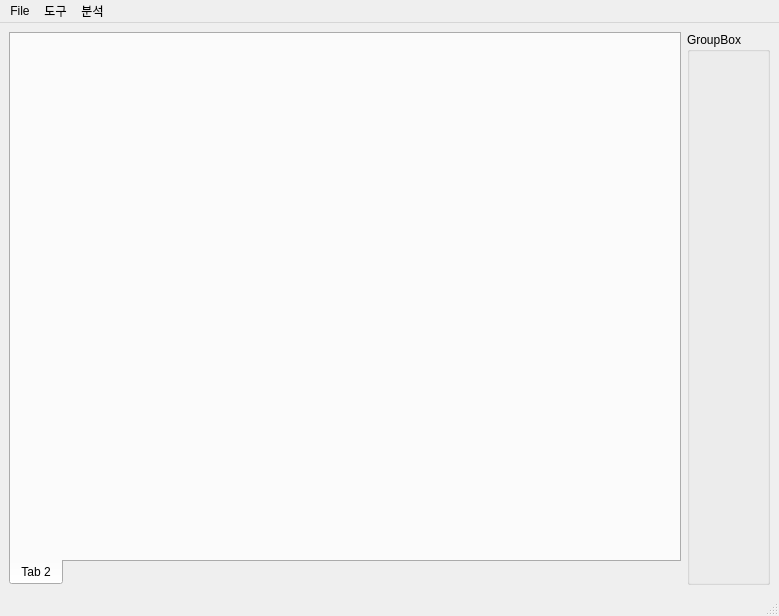
<?xml version="1.0" encoding="UTF-8"?>
<ui version="4.0">
 <class>MainWindow</class>
 <widget class="QMainWindow" name="MainWindow">
  <property name="geometry">
   <rect>
    <x>0</x>
    <y>0</y>
    <width>779</width>
    <height>616</height>
   </rect>
  </property>
  <property name="windowTitle">
   <string>MainWindow</string>
  </property>
  <widget class="QWidget" name="centralwidget">
   <layout class="QGridLayout" name="gridLayout">
    <item row="0" column="1">
     <widget class="QSplitter" name="splitter">
      <property name="sizePolicy">
       <sizepolicy hsizetype="Expanding" vsizetype="Preferred">
        <horstretch>0</horstretch>
        <verstretch>0</verstretch>
       </sizepolicy>
      </property>
      <property name="orientation">
       <enum>Qt::Horizontal</enum>
      </property>
      <widget class="QTabWidget" name="datasheet_tab">
       <property name="tabPosition">
        <enum>QTabWidget::South</enum>
       </property>
       <property name="elideMode">
        <enum>Qt::ElideNone</enum>
       </property>
       <property name="tabsClosable">
        <bool>false</bool>
       </property>
       <property name="movable">
        <bool>true</bool>
       </property>
       <widget class="QWidget" name="tab_2">
        <attribute name="title">
         <string>Tab 2</string>
        </attribute>
        <layout class="QGridLayout" name="tab_item_base">
         <property name="leftMargin">
          <number>0</number>
         </property>
         <property name="topMargin">
          <number>0</number>
         </property>
         <property name="rightMargin">
          <number>0</number>
         </property>
         <property name="bottomMargin">
          <number>0</number>
         </property>
         <property name="spacing">
          <number>0</number>
         </property>
        </layout>
       </widget>
      </widget>
     </widget>
    </item>
    <item row="0" column="2">
     <widget class="QGroupBox" name="groupBox">
      <property name="title">
       <string>GroupBox</string>
      </property>
     </widget>
    </item>
   </layout>
  </widget>
  <widget class="QMenuBar" name="menubar">
   <property name="geometry">
    <rect>
     <x>0</x>
     <y>0</y>
     <width>779</width>
     <height>26</height>
    </rect>
   </property>
   <widget class="QMenu" name="menuFile">
    <property name="title">
     <string>File</string>
    </property>
    <addaction name="action_file_new"/>
    <addaction name="separator"/>
    <addaction name="action_file_load"/>
    <addaction name="action_file_save"/>
    <addaction name="action_file_save_as"/>
    <addaction name="separator"/>
    <addaction name="action_file_quit"/>
   </widget>
   <widget class="QMenu" name="menuTools">
    <property name="title">
     <string>도구</string>
    </property>
    <addaction name="actionRun_Scripts"/>
   </widget>
   <widget class="QMenu" name="menu">
    <property name="title">
     <string>분석</string>
    </property>
    <widget class="QMenu" name="menuDescriptive_Statistics">
     <property name="title">
      <string>Descriptive Statistics</string>
     </property>
     <addaction name="actionFrequency_Analysis"/>
    </widget>
    <addaction name="menuDescriptive_Statistics"/>
   </widget>
   <addaction name="menuFile"/>
   <addaction name="menuTools"/>
   <addaction name="menu"/>
  </widget>
  <widget class="QStatusBar" name="statusbar"/>
  <action name="action_file_quit">
   <property name="text">
    <string>Quit</string>
   </property>
  </action>
  <action name="action_file_new">
   <property name="text">
    <string>New</string>
   </property>
   <property name="shortcut">
    <string>Ctrl+N</string>
   </property>
  </action>
  <action name="actionRun_Scripts">
   <property name="text">
    <string>Run Script</string>
   </property>
  </action>
  <action name="action_file_save_as">
   <property name="text">
    <string>Save as...</string>
   </property>
  </action>
  <action name="action_file_load">
   <property name="text">
    <string>Open</string>
   </property>
   <property name="shortcut">
    <string>Ctrl+O</string>
   </property>
  </action>
  <action name="actionFrequency_Analysis">
   <property name="text">
    <string>Frequency Analysis</string>
   </property>
  </action>
  <action name="action_file_save">
   <property name="text">
    <string>Save</string>
   </property>
   <property name="shortcut">
    <string>Ctrl+S</string>
   </property>
  </action>
 </widget>
 <resources/>
 <connections/>
</ui>
